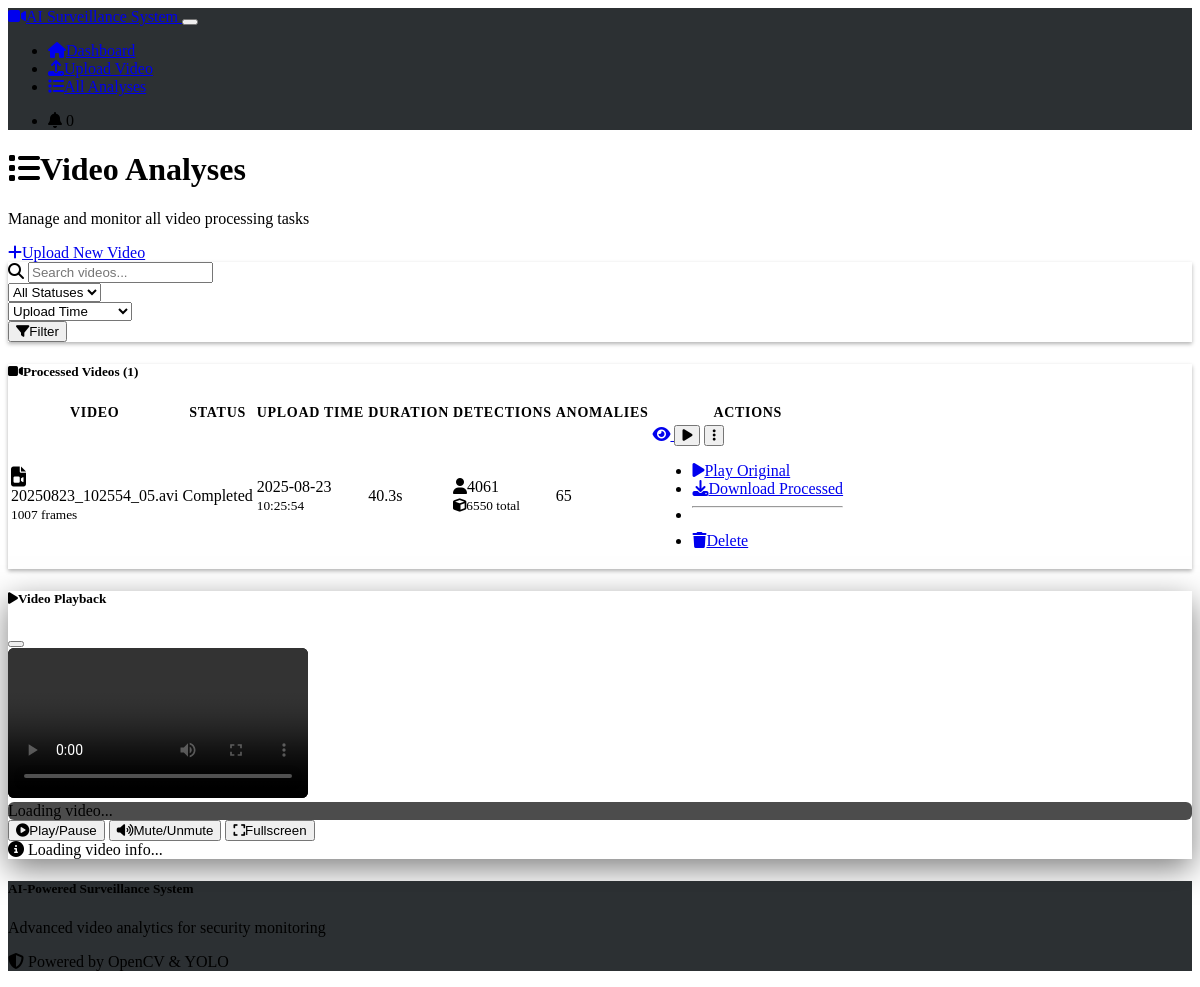
/dashboard, run on the app's committed database.
### models.py (models this page shows, shortened)
class VideoAnalysis(db.Model):
    id = db.Column(db.Integer, primary_key=True)
    filename = db.Column(db.String(255), nullable=False)
    upload_time = db.Column(db.DateTime, default=datetime.utcnow)
    processing_status = db.Column(db.String(50), default='pending')  # pending, processing, completed, failed
    total_frames = db.Column(db.Integer)
    processed_frames = db.Column(db.Integer, default=0)
    duration = db.Column(db.Float)
    file_path = db.Column(db.String(500))
    processed_video_path = db.Column(db.String(500))
    total_objects_detected = db.Column(db.Integer, default=0)
    total_persons_detected = db.Column(db.Integer, default=0)
    total_anomalies = db.Column(db.Integer, default=0)

### routes.py (the view)
@app.route('/dashboard')
def dashboard():
    analyses = VideoAnalysis.query.order_by(VideoAnalysis.upload_time.desc()).all()
    return render_template('dashboard.html', analyses=analyses)

### templates/dashboard.html (shortened to what this page needs)
{% extends "base.html" %}
{% block content %}
<div class="row mb-4">
    <div class="col-12">
        <div class="d-flex justify-content-between align-items-center">
            <div>
                <h1 class="h2 mb-1">
                    <i class="fas fa-list me-2"></i>Video Analyses
                </h1>
                <p class="text-muted">Manage and monitor all video processing tasks</p>
            </div>
            <a href="{{ url_for('upload_page') }}" class="btn btn-primary">
                <i class="fas fa-plus me-2"></i>Upload New Video
            </a>
        </div>
    </div>
</div>
<div class="row mb-4">
    <div class="col-12">
        <div class="card">
            <div class="card-body">
                <div class="row align-items-center">
                    <div class="col-md-4">
                        <div class="input-group">
                            <span class="input-group-text">
                                <i class="fas fa-search"></i>
                            </span>
                            <input type="text" class="form-control" placeholder="Search videos..." id="searchInput">
                        </div>
                    </div>
                    <div class="col-md-3">
                        <select class="form-select" id="statusFilter">
                            <option value="">All Statuses</option>
                        </select>
                    </div>
                    <div class="col-md-3">
                        <select class="form-select" id="sortBy">
                            <option value="upload_time">Upload Time</option>
                        </select>
                    </div>
                    <div class="col-md-2">
                        <button class="btn btn-outline-secondary w-100" onclick="applyFilters()">
                            <i class="fas fa-filter me-1"></i>Filter
                        </button>
                    </div>
                </div>
            </div>
        </div>
    </div>
</div>
<div class="row">
    <div class="col-12">
        <div class="card">
            <div class="card-header">
                <h5 class="mb-0">
                    <i class="fas fa-video me-2"></i>Processed Videos ({{ analyses|length }})
                </h5>
            </div>
            <div class="card-body">
                {% if analyses %}
                    <div class="table-responsive">
                        <table class="table table-hover">
                            <thead>
                                <tr>
                                    <th>Video</th>
                                    <th>Status</th>
                                    <th>Upload Time</th>
                                    <th>Duration</th>
                                    <th>Detections</th>
                                    <th>Anomalies</th>
                                    <th>Actions</th>
                                </tr>
                            </thead>
                            <tbody id="analysesTable">
                                {% for analysis in analyses %}
                                    <tr data-analysis-id="{{ analysis.id }}">
                                        <td>
                                            <div class="d-flex align-items-center">
                                                <i class="fas fa-file-video fa-lg me-2 text-primary"></i>
                                                <div>
                                                    <div class="fw-bold">{{ analysis.filename }}</div>
                                                    <small class="text-muted">
                                                        {% if analysis.total_frames %}
                                                            {{ analysis.total_frames }} frames
                                                        {% endif %}
                                                    </small>
                                                </div>
                                            </div>
                                        </td>
                                        <td>
                                            <span class="badge bg-{{ 'success' if analysis.processing_status == 'completed' else 'warning' if analysis.processing_status == 'processing' else 'danger' if analysis.processing_status == 'failed' else 'secondary' }}">
                                                {{ analysis.processing_status.title() }}
                                            </span>
                                        </td>
                                        <td>
                                            <div>{{ analysis.upload_time.strftime('%Y-%m-%d') }}</div>
                                            <small class="text-muted">{{ analysis.upload_time.strftime('%H:%M:%S') }}</small>
                                        </td>
                                        <td>
                                            {% if analysis.duration %}
                                                {{ "%.1f"|format(analysis.duration) }}s
                                            {% else %}
                                                <span class="text-muted">-</span>
                                            {% endif %}
                                        </td>
                                        <td>
                                            <div>
                                                <i class="fas fa-user me-1"></i>{{ analysis.total_persons_detected or 0 }}
                                            </div>
                                            <small class="text-muted">
                                                <i class="fas fa-cube me-1"></i>{{ analysis.total_objects_detected or 0 }} total
                                            </small>
                                        </td>
                                        <td>
                                            {% if analysis.total_anomalies %}
                                                <span class="badge bg-warning">
                                                    {{ analysis.total_anomalies }}
                                                </span>
                                            {% else %}
                                                <span class="text-muted">None</span>
                                            {% endif %}
                                        </td>
                                        <td>
                                            <div class="btn-group" role="group">
                                                {% if analysis.processing_status == 'completed' %}
                                                    <a href="{{ url_for('analysis_detail', analysis_id=analysis.id) }}"
                                                       class="btn btn-sm btn-outline-primary"
                                                       title="View Analysis">
                                                        <i class="fas fa-eye"></i>
                                                    </a>
                                                    {% if analysis.processed_video_path %}
                                                        <button class="btn btn-sm btn-outline-success"
                                                                onclick="playVideo({{ analysis.id }}, '{{ url_for('serve_processed_video', filename=analysis.processed_video_path.split('/')[-1]) }}', 'Processed: {{ analysis.filename }}')"
                                                                title="Play Processed Video">
                                                            <i class="fas fa-play"></i>
                                                        </button>
                                                    {% endif %}
                                                {% elif analysis.processing_status == 'processing' %}
                                                    <button class="btn btn-sm btn-outline-info"
                                                            onclick="refreshStatus({{ analysis.id }})"
                                                            title="Refresh Status">
                                                        <i class="fas fa-sync-alt"></i>
                                                    </button>
                                                {% elif analysis.processing_status == 'failed' %}
                                                    <button class="btn btn-sm btn-outline-danger"
                                                            onclick="retryProcessing({{ analysis.id }})"
                                                            title="Retry Processing">
                                                        <i class="fas fa-redo"></i>
                                                    </button>
                                                {% endif %}
                                                <button class="btn btn-sm btn-outline-secondary dropdown-toggle"
                                                        data-bs-toggle="dropdown"
                                                        title="More Actions">
                                                    <i class="fas fa-ellipsis-v"></i>
                                                </button>
                                                <ul class="dropdown-menu">
                                                    <li>
                                                        <a class="dropdown-item" href="#" onclick="playVideo({{ analysis.id }}, '{{ url_for('serve_video', filename=analysis.filename) }}', 'Original: {{ analysis.filename }}')">
                                                            <i class="fas fa-play me-2"></i>Play Original
                                                        </a>
                                                    </li>
                                                    {% if analysis.processed_video_path %}
                                                    <li>
                                                        <a class="dropdown-item" href="{{ url_for('serve_processed_video', filename=analysis.processed_video_path.split('/')[-1]) }}" download>
                                                            <i class="fas fa-download me-2"></i>Download Processed
                                                        </a>
                                                    </li>
                                                    {% endif %}
                                                    <li><hr class="dropdown-divider"></li>
                                                    <li>
                                                        <a class="dropdown-item text-danger" href="#" onclick="deleteAnalysis({{ analysis.id }})">
                                                            <i class="fas fa-trash me-2"></i>Delete
                                                        </a>
                                                    </li>
                                                </ul>
                                            </div>
                                        </td>
                                    </tr>
                                {% endfor %}
                            </tbody>
                        </table>
                    </div>
                {% endif %}
            </div>
        </div>
    </div>
</div>
<div class="modal fade" id="videoModal" tabindex="-1" aria-hidden="true">
    <div class="modal-dialog modal-xl">
        <div class="modal-content">
            <div class="modal-header">
                <h5 class="modal-title" id="videoModalTitle">
                    <i class="fas fa-play me-2"></i>Video Playback
                </h5>
                <button type="button" class="btn-close" data-bs-dismiss="modal"></button>
            </div>
            <div class="modal-body">
                <div class="ratio ratio-16x9">
                    <video id="modalVideo" controls class="rounded" preload="metadata">
                        <source id="modalVideoSource" src="" type="video/mp4">
                    </video>
                </div>
                <div class="mt-3">
                    <div class="d-flex justify-content-between align-items-center">
                        <div class="btn-group" role="group">
                            <button class="btn btn-outline-primary" onclick="togglePlayback()">
                                <i class="fas fa-play-circle me-1"></i>Play/Pause
                            </button>
                            <button class="btn btn-outline-secondary" onclick="toggleMute()">
                                <i class="fas fa-volume-up me-1"></i>Mute/Unmute
                            </button>
                            <button class="btn btn-outline-info" onclick="toggleFullscreen()">
                                <i class="fas fa-expand me-1"></i>Fullscreen
                            </button>
                        </div>
                        <div class="text-muted small">
                            <i class="fas fa-info-circle me-1"></i>
                            <span id="videoInfo">Loading video info...</span>
                        </div>
                    </div>
                </div>
            </div>
        </div>
    </div>
</div>
{% endblock %}

### data on the page
VideoAnalysis: filename "20250823_102554_05.avi", total_frames "1007", processing_status "Completed", upload_time "2025-08-23", upload_time "10:25:54", duration "40.3", total_persons_detected "4061", total_objects_detected "6550", total_anomalies "65"

### other printed values
{{ analyses|length }} "1"
